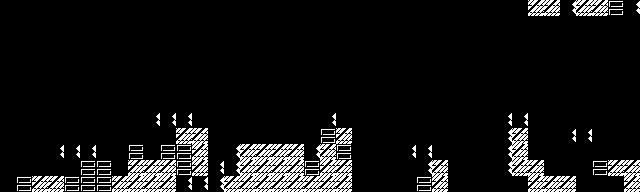

Below is a game level as drawn by its tile map, then a one-line description and the .tmx file that defines it, in full:
An orthogonal 40x12 tile map with 16x16 px tiles, 1 tile layer (Sprites) and 12 objects.

<map version="1.8" tiledversion="1.8.2" orientation="orthogonal" renderorder="right-down" width="40" height="12" tilewidth="16" tileheight="16" infinite="0" nextlayerid="3" nextobjectid="47">
 <editorsettings>
  <export target="level.json" format="json" />
 </editorsettings>
 <tileset firstgid="1" source="tileset.tsx" />
 <layer id="1" name="Sprites" width="40" height="12">
  <data encoding="csv">
0,0,0,0,0,0,0,0,0,0,0,0,0,0,0,0,0,0,0,0,0,0,0,0,0,0,0,0,0,0,0,36,4,12,12,28,12,12,20,28,
0,0,0,0,0,0,0,0,0,0,0,0,0,0,0,0,0,0,0,0,0,0,0,0,0,0,0,0,0,0,0,36,36,4,36,36,36,4,4,4,
0,0,0,0,0,0,0,0,0,0,0,0,0,0,0,0,0,0,0,0,0,0,0,0,0,0,0,0,0,0,0,0,0,0,0,0,0,0,0,0,
0,0,0,0,0,0,0,0,0,0,0,0,0,0,0,0,0,0,0,0,0,0,0,0,0,0,0,0,0,0,0,0,0,0,0,0,0,0,0,0,
0,0,0,0,0,0,0,0,0,0,0,0,0,0,0,0,0,0,0,0,0,0,0,0,0,0,0,0,0,0,0,0,0,0,0,0,0,0,0,0,
0,0,0,0,0,0,0,0,0,0,0,0,0,0,0,0,0,0,0,0,0,0,0,0,0,0,0,0,0,0,0,0,0,0,0,0,0,0,0,0,
0,0,0,0,0,0,0,0,0,0,0,0,4,4,36,0,0,0,0,36,36,36,0,0,0,0,0,0,0,0,0,4,36,36,0,0,0,0,0,0,
0,0,0,0,0,0,0,0,0,28,28,28,4,36,36,0,0,0,0,36,28,36,0,0,0,0,0,0,0,0,0,28,28,4,0,0,0,0,0,0,
0,0,0,0,0,0,4,4,4,36,36,12,12,36,4,0,0,0,0,4,20,12,0,0,0,4,4,4,0,0,0,28,12,44,44,28,28,0,0,0,
0,0,0,28,28,28,36,36,20,4,20,20,12,4,28,12,12,12,12,28,12,20,0,0,0,28,28,4,0,0,0,28,12,4,44,44,36,36,36,36,
4,36,4,4,36,20,20,4,12,12,12,20,12,28,28,12,12,12,12,20,12,12,0,0,0,4,28,12,0,0,0,28,12,12,44,44,44,20,12,12,
36,20,12,12,20,20,20,12,12,12,12,28,28,28,12,12,12,12,12,12,12,12,0,0,0,4,20,12,0,0,0,4,4,12,12,12,44,44,44,12
</data>
 </layer>
 <objectgroup id="2" name="Colliders">
  <object id="23" x="0" y="160" width="48" height="32" />
  <object id="24" x="48" y="144" width="48" height="48" />
  <object id="25" x="96" y="128" width="48" height="64" />
  <object id="26" x="144" y="112" width="48" height="80" />
  <object id="27" x="192" y="96" width="48" height="96" />
  <object id="28" x="240" y="144" width="64" height="48" />
  <object id="30" x="304" y="96" width="48" height="160" />
  <object id="31" x="400" y="128" width="48" height="128" />
  <object id="32" x="496" y="96" width="48" height="160" />
  <object id="33" x="544" y="128" width="48" height="64" />
  <object id="34" x="592" y="144" width="48" height="48" />
  <object id="35" x="496" y="-48" width="144" height="80" />
 </objectgroup>
</map>